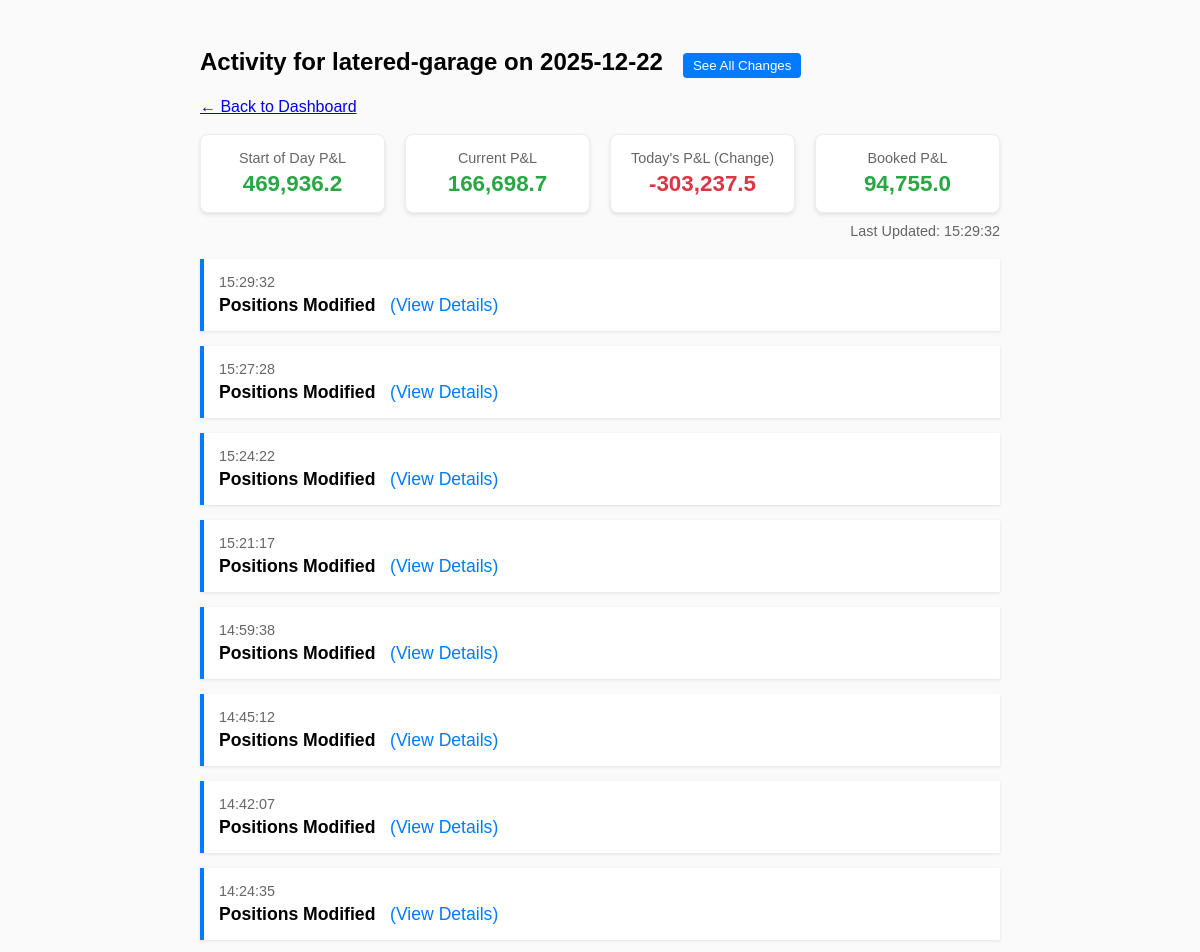
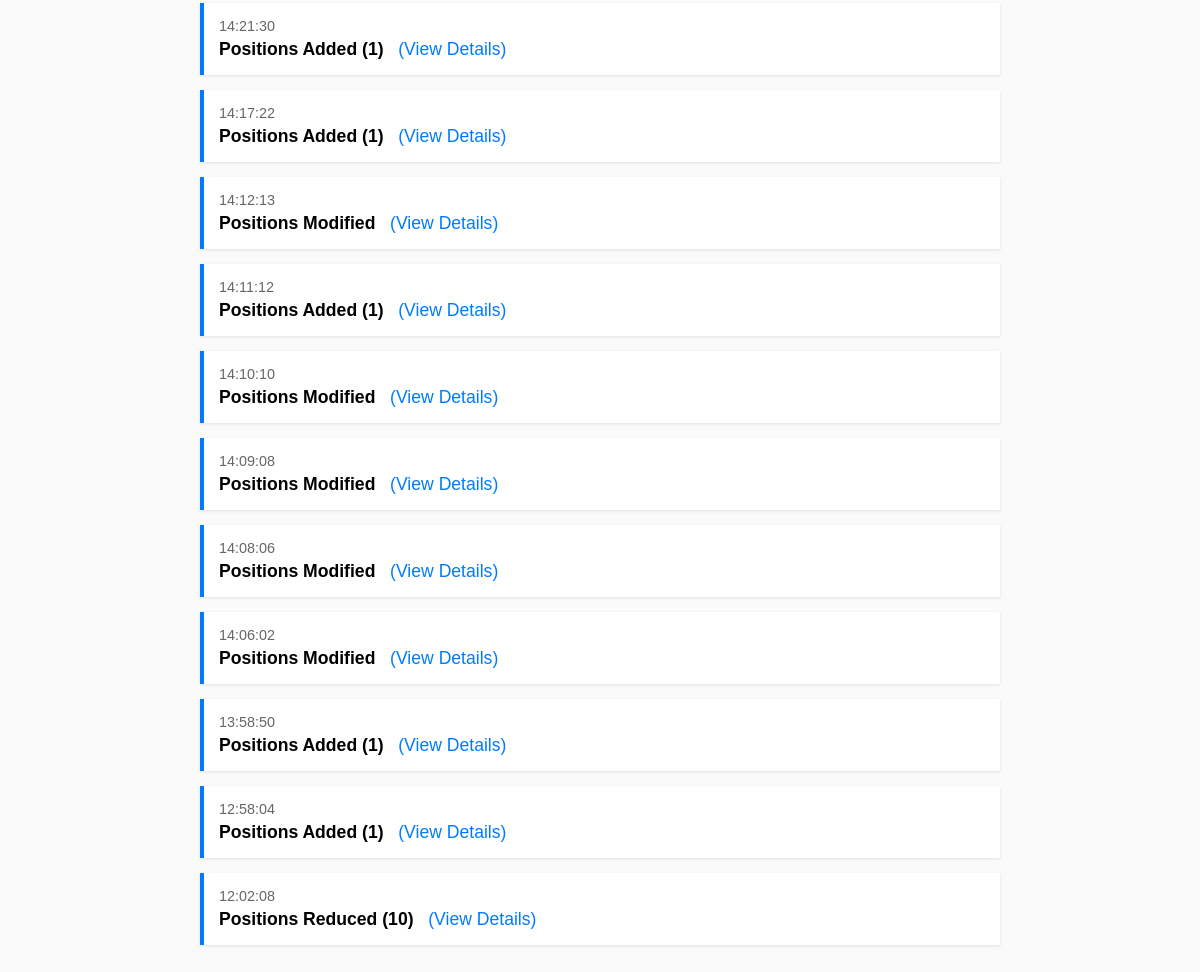
The page /profile/latered-garage/2025-12-22 on the database its author committed (2 pictures, top to bottom).
### tables this page shows
CREATE TABLE snapshots (
            id INTEGER PRIMARY KEY AUTOINCREMENT,
            profile_id INTEGER NOT NULL,
            timestamp DATETIME DEFAULT CURRENT_TIMESTAMP,
            raw_data JSON NOT NULL,
            created_at_source TEXT,
            FOREIGN KEY (profile_id) REFERENCES profiles (id)
        );

CREATE TABLE position_changes (
            id INTEGER PRIMARY KEY AUTOINCREMENT,
            snapshot_id INTEGER NOT NULL,
            profile_id INTEGER NOT NULL,
            timestamp DATETIME DEFAULT CURRENT_TIMESTAMP,
            diff_summary TEXT, -- JSON summary of what changed (e.g. "Added 1 trade, Removed 1 trade")
            FOREIGN KEY (snapshot_id) REFERENCES snapshots (id),
            FOREIGN KEY (profile_id) REFERENCES profiles (id)
        );

### app.py (the view)
@app.route('/profile/<slug>/<date>')
def daily_view(slug, date):
    conn = get_db()
    c = conn.cursor()
    profile = c.execute("SELECT * FROM profiles WHERE slug = ?", (slug,)).fetchone()
    if not profile:
        conn.close()
        return "Profile not found", 404
    changes = c.execute("""
        SELECT * FROM position_changes
        WHERE profile_id = ? AND date(timestamp) = ?
        ORDER BY timestamp DESC
    """, (profile['id'], date)).fetchall()
    metrics = get_daily_pnl_metrics(c, profile['id'], date)
    conn.close()
    return render_template('daily_view.html',
                         slug=slug,
                         date=date,
                         changes=changes,
                         metrics=metrics)

### app.py (called while the page is built)
@app.template_filter('to_datetime')
def to_datetime_filter(value):
    if isinstance(value, datetime):
        return value
    try:
        return datetime.strptime(value, '%Y-%m-%d %H:%M:%S')
    except ValueError:
        try:
             dt = datetime.fromisoformat(value)
             return dt.replace(tzinfo=None) # Ensure naive
        except:
             return value

def calculate_snapshot_pnl(c, snapshot_id):
    snap = c.execute("SELECT * FROM snapshots WHERE id = ?", (snapshot_id,)).fetchone()
    if not snap: return 0, 0
    raw = json.loads(snap['raw_data'])
    data = raw.get('data', [])
    total = 0
    booked = 0
    for item in data:
        for trade in item.get('trades', []):
            u_pnl = trade.get('unbooked_pnl', 0)
            b_pnl = trade.get('booked_profit_loss', 0)
            total += (u_pnl + b_pnl)
            booked += b_pnl
    return total, booked

### database.py (called while the page is built)
def get_db():
    conn = sqlite3.connect(DB_PATH, detect_types=sqlite3.PARSE_DECLTYPES)
    conn.row_factory = sqlite3.Row
    return conn

### templates/daily_view.html (shortened to what this page needs)
<!doctype html>
<html lang="en">
<head>
</head>
<body>
    <div class="container">
        <h2>Activity for {{ slug }} on {{ date }}</h2>
        <a href="{{ url_for('index') }}">&larr; Back to Dashboard</a>
        <br><br>
        {% if metrics %}
        <div class="metrics-container">
            <div class="metric-box">
                <div class="metric-title">Start of Day P&L</div>
                <div
                    class="metric-value {{ 'val-pos' if metrics.start_pnl > 0 else 'val-neg' if metrics.start_pnl < 0 else 'val-neu' }}">
                    {{ "{:,.1f}".format(metrics.start_pnl) }}
                </div>
            </div>
            <div class="metric-box">
                <div class="metric-title">Current P&L</div>
                <div
                    class="metric-value {{ 'val-pos' if metrics.current_pnl > 0 else 'val-neg' if metrics.current_pnl < 0 else 'val-neu' }}">
                    {{ "{:,.1f}".format(metrics.current_pnl) }}
                </div>
            </div>
            <div class="metric-box">
                <div class="metric-title">Today's P&L (Change)</div>
                <div
                    class="metric-value {{ 'val-pos' if metrics.todays_pnl > 0 else 'val-neg' if metrics.todays_pnl < 0 else 'val-neu' }}">
                    {{ "{:,.1f}".format(metrics.todays_pnl) }}
                </div>
            </div>
            <div class="metric-box">
                <div class="metric-title">Booked P&L</div>
                <div
                    class="metric-value {{ 'val-pos' if metrics.booked_pnl > 0 else 'val-neg' if metrics.booked_pnl < 0 else 'val-neu' }}">
                    {{ "{:,.1f}".format(metrics.booked_pnl) }}
                </div>
            </div>
        </div>
        {% if metrics.last_updated %}
        <div style="text-align: right; margin-top: -20px; margin-bottom: 20px; color: #666; font-size: 0.9em;">
            Last Updated: {{ metrics.last_updated | to_datetime | attr('strftime')('%H:%M:%S') }}
        </div>
        {% endif %}
        {% endif %}
        {% for change in changes %}
        <div class="timeline-item">
            <div class="time">{{ change.timestamp | to_datetime | attr('strftime')('%H:%M:%S') }}</div>
            <div class="summary">
                {{ change.diff_summary or 'Position Update' }}
                <button class="details-link" onclick="showDiff({{ change.id }})">(View Details)</button>
            </div>
        </div>
        {% else %}
        <p>No activity recorded for this date.</p>
        {% endfor %}
    </div>
</body>
</html>

### templates/daily_view.html (style rules this page uses)
body { font-family: sans-serif; padding: 20px; background: #fafafa; }
.container { max-width: 800px; margin: 0 auto; }
.timeline-item { background: #fff; padding: 15px; margin-bottom: 15px; border-left: 4px solid #007bff; box-shadow: 0 1px 3px rgba(0, 0, 0, 0.1); }
.time { color: #666; font-size: 0.9em; margin-bottom: 5px; }
.summary { font-size: 1.1em; font-weight: bold; }
.details-link { cursor: pointer; color: #007bff; border: none; background: none; font-size: 1em; padding: 0; }
.metrics-container { display: flex; flex-wrap: wrap; gap: 20px; margin-bottom: 30px; }
.metric-box { flex: 1; min-width: 150px; background: white; padding: 15px; border-radius: 8px; box-shadow: 0 2px 4px rgba(0, 0, 0, 0.1); text-align: center; border: 1px solid #eee; }
.metric-title { color: #666; font-size: 0.9em; margin-bottom: 5px; }
.metric-value { font-size: 1.4em; font-weight: bold; }
.val-pos { color: #28a745; }
.val-neg { color: #dc3545; }

### rows shown on the page
snapshots: last_updated|to_datetime "15:29:32"
position_changes: timestamp|to_datetime "15:29:32", diff_summary "Positions Modified"
position_changes: timestamp|to_datetime "15:27:28", diff_summary "Positions Modified"
position_changes: timestamp|to_datetime "15:24:22", diff_summary "Positions Modified"
position_changes: timestamp|to_datetime "15:21:17", diff_summary "Positions Modified"
position_changes: timestamp|to_datetime "14:59:38", diff_summary "Positions Modified"
position_changes: timestamp|to_datetime "14:45:12", diff_summary "Positions Modified"
position_changes: timestamp|to_datetime "14:42:07", diff_summary "Positions Modified"
position_changes: timestamp|to_datetime "14:24:35", diff_summary "Positions Modified"
position_changes: timestamp|to_datetime "14:21:30", diff_summary "Positions Added (1)"
position_changes: timestamp|to_datetime "14:17:22", diff_summary "Positions Added (1)"
position_changes: timestamp|to_datetime "14:12:13", diff_summary "Positions Modified"
position_changes: timestamp|to_datetime "14:11:12", diff_summary "Positions Added (1)"
position_changes: timestamp|to_datetime "14:10:10", diff_summary "Positions Modified"
position_changes: timestamp|to_datetime "14:09:08", diff_summary "Positions Modified"
position_changes: timestamp|to_datetime "14:08:06", diff_summary "Positions Modified"
position_changes: timestamp|to_datetime "14:06:02", diff_summary "Positions Modified"
position_changes: timestamp|to_datetime "13:58:50", diff_summary "Positions Added (1)"
position_changes: timestamp|to_datetime "12:58:04", diff_summary "Positions Added (1)"
position_changes: timestamp|to_datetime "12:02:08", diff_summary "Positions Reduced (10)"

### other values the page prints
{{ slug }} "latered-garage"
{{ date }} "2025-12-22"
{{ "{:,.1f}".format(metrics.start_pnl) }} "469,936.2"
{{ "{:,.1f}".format(metrics.current_pnl) }} "166,698.7"
{{ "{:,.1f}".format(metrics.todays_pnl) }} "-303,237.5"
{{ "{:,.1f}".format(metrics.booked_pnl) }} "94,755.0"
